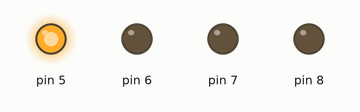
This sketch was run on a simulated Arduino Uno, built with avr-gcc and run on an emulated ATmega328P. Shown: output pins drawn as LEDs (lit = HIGH).

Above: at 0.2 s.
At 1.2 s:
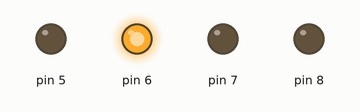
At 2.2 s:
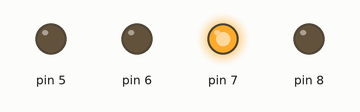
At 3.2 s:
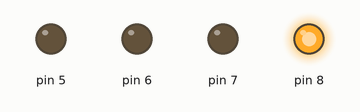
At 4.7 s:
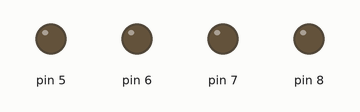
Timing chart, 0 to 5.2 s (numbered marks = the images above):
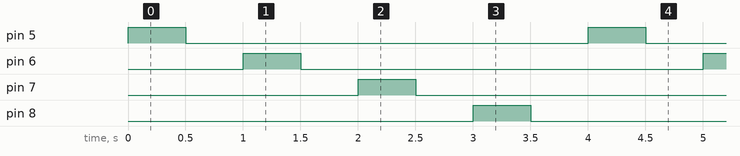

The sketch:

lab-1-2-6.ino
```cpp
void pinMode_(uint8_t pin, uint8_t mode)
{
  uint8_t bit = digitalPinToBitMask(pin); // 전달된 pin에 대응하는 레지스터를 표시하는 bit를 찾음
  uint8_t port = digitalPinToPort(pin); // 전달된 pin에 해당하는 PORT를 찾음
  volatile uint8_t *reg;
  if (port == NOT_A_PIN) return; // 전달된 pin에 해당하는 port가 존재하지 않으면 함수 종료
  // 사용자가 pin 번호를 잘못 입력했을 경우를 대비
  reg = portModeRegister(port); // PORT에 해당하는 DDR을 찾음
  if (mode == INPUT) {
//    …
    *reg &= ~bit; // INPUT 모드 설정
//    …
  }
  else {
//    …
    *reg |= bit; // OUTPUT 모드 설정
//    …
  }
}

void digitalWrite_(uint8_t pin, uint8_t val)
{
  uint8_t bit = digitalPinToBitMask(pin); // 전달된 pin에 대응하는 레지스터를 표시하는 bit를 찾음
  uint8_t port = digitalPinToPort(pin); // 전달된 pin에 해당하는 PORT를 찾음
  volatile uint8_t *out;
  if (port == NOT_A_PIN) return; // 전달된 pin에 해당하는 port가 존재하지 않으면 함수 종료
  // 사용자가 pin 번호를 잘못 입력했을 경우를 대비
  out = portOutputRegister(port); // PORT에 해당하는 Port Output Register를 찾음
  if (val == LOW)
    *out &= ~bit; // 0V 출력
  else {
    *out |= bit; // 5V 출력
  }
}

uint8_t Led[4] = {5, 6, 7, 8}; // Arduino PIN 정의
void setup() {
  int i;
  for (i = 0; i < 4; i++)
    pinMode_(Led[i], OUTPUT); // 각 PIN을 출력으로 설정
}

void loop() {
  int i;
  for (i = 0; i < 4; i++) {
    digitalWrite_(Led[i], HIGH); // 순차적으로 PIN에 HIGH 출력(RED LED ON)
    delay(500); // 500ms 지연
    digitalWrite_(Led[i], LOW); // 순차적으로 PIN에 LOW 출력(RED LED OFF)
    delay(500); // 500ms 지연
  }
}
```

Measured:
- by itself, pin 5–8: alternates HIGH for 0.50 s and LOW for 3.5 s
- by itself, everything shown: repeats every 4.0 s, in 8 steps
